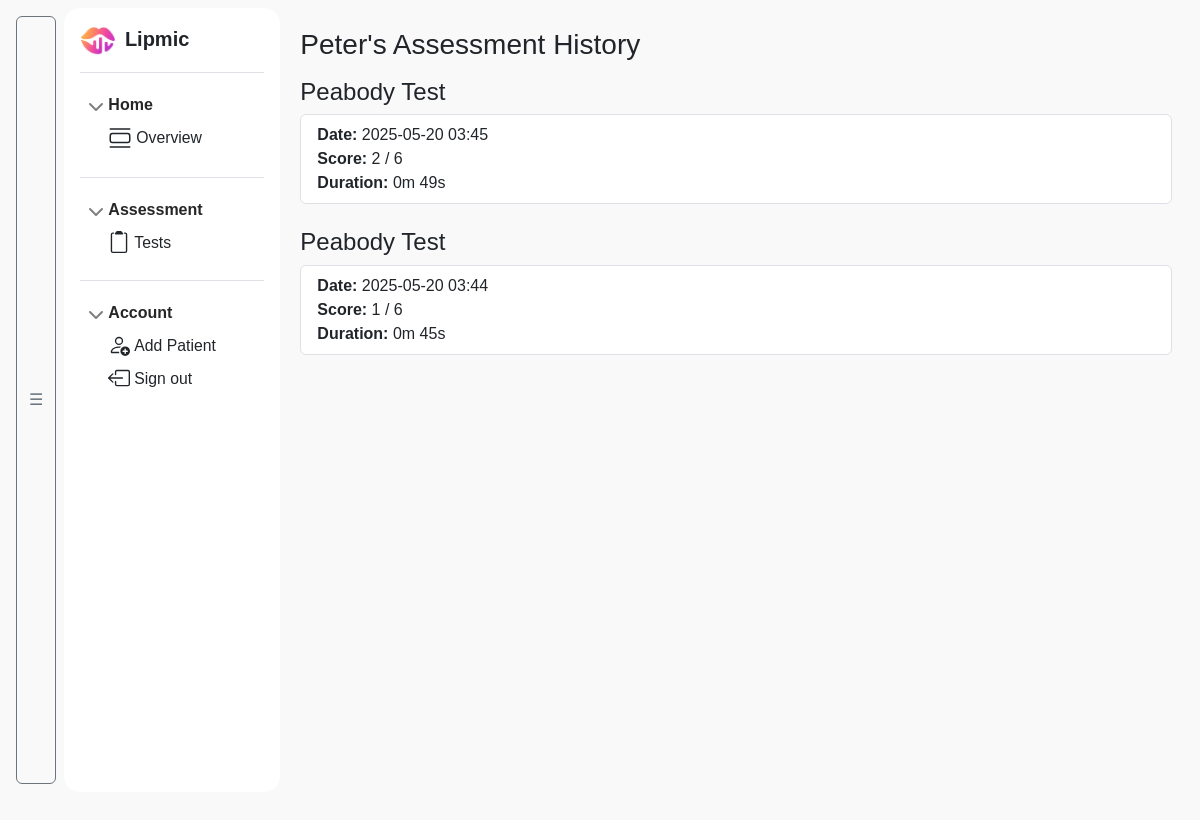
Page /console/patient/19 (signed in) on the committed database.
### board/models.py (models this page shows, shortened)
class Patient(db.Model):
    __tablename__ = 'patient'
    id = db.Column(db.Integer, primary_key=True)
    name = db.Column(db.String(100), nullable=False)
    age = db.Column(db.String(100), nullable=False)
    sex = db.Column(db.String(25), nullable=False)
    address = db.Column(db.String(100), nullable=False)
    dob = db.Column(db.String(100), nullable=False)
    religion = db.Column(db.String(100), nullable=False)
    diagnosis = db.Column(db.String(100), nullable=False)
    doe = db.Column(db.String(100), nullable=False)
    precautions = db.Column(db.String(100), nullable=False)
    current_medication = db.Column(db.String(100), nullable=False)
    emergency_person = db.Column(db.String(100), nullable=False)
    contact_no = db.Column(db.String(100), nullable=False)
    alt_contact_no = db.Column(db.String(100), nullable=False)
    grade_level = db.Column(db.String(100), nullable=False)
    father_name = db.Column(db.String(100), nullable=False)
    father_contact_no = db.Column(db.String(100), nullable=False)
    father_med_history = db.Column(db.String(100), nullable=False)
    mother_name = db.Column(db.String(100), nullable=False)
    mother_contact_no = db.Column(db.String(100), nullable=False)
    mother_med_history = db.Column(db.String(100), nullable=False)
    sibling = db.Column(db.String(100), nullable=False)
    sibling_med_history = db.Column(db.String(100), nullable=False)
    complication_preg = db.Column(db.String(100), nullable=False)
    med_taken = db.Column(db.String(100), nullable=False)
    duration_med_taken = db.Column(db.String(100), nullable=False)
    typeOfDelivery = db.Column(db.String(100), nullable=False)
    complication_deli = db.Column(db.String(100), nullable=False)
    birth_weight = db.Column(db.String(100), nullable=False)
    birth_problem = db.Column(db.String(100), nullable=False)
    medication = db.Column(db.String(100), nullable=False)
    immunization = db.Column(db.String(100), nullable=False)
    effects = db.Column(db.String(100), nullable=False)
    gms_0 = db.Column(db.String(100), nullable=False)
    gms_1 = db.Column(db.String(100), nullable=False)
    gms_2 = db.Column(db.String(100), nullable=False)
    gms_3 = db.Column(db.String(100), nullable=False)
    gms_4 = db.Column(db.String(100), nullable=False)
    gms_5 = db.Column(db.String(100), nullable=False)
    gms_6 = db.Column(db.String(100), nullable=False)
    gms_7 = db.Column(db.String(100), nullable=False)
    gms_8 = db.Column(db.String(100), nullable=False)
    gms_9 = db.Column(db.String(100), nullable=False)
    gms_10 = db.Column(db.String(100), nullable=False)
    fms_0 = db.Column(db.String(100), nullable=False)
    fms_1 = db.Column(db.String(100), nullable=False)
    fms_2 = db.Column(db.String(100), nullable=False)
    fms_3 = db.Column(db.String(100), nullable=False)
    fms_4 = db.Column(db.String(100), nullable=False)
    fms_5 = db.Column(db.String(100), nullable=False)
    fms_6 = db.Column(db.String(100), nullable=False)
    fms_7 = db.Column(db.String(100), nullable=False)
    fms_8 = db.Column(db.String(100), nullable=False)
    fms_9 = db.Column(db.String(100), nullable=False)
    adl_0 = db.Column(db.String(100), nullable=False)
    adl_1 = db.Column(db.String(100), nullable=False)
    adl_2 = db.Column(db.String(100), nullable=False)
    adl_3 = db.Column(db.String(100), nullable=False)
    adl_4 = db.Column(db.String(100), nullable=False)
    adl_5 = db.Column(db.String(100), nullable=False)
    adl_6 = db.Column(db.String(100), nullable=False)
    cog_0 = db.Column(db.String(100), nullable=False)
    cog_1 = db.Column(db.String(100), nullable=False)
    cog_2 = db.Column(db.String(100), nullable=False)
    cog_3 = db.Column(db.String(100), nullable=False)
    cog_4 = db.Column(db.String(100), nullable=False)
    cog_5 = db.Column(db.String(100), nullable=False)
    cog_6 = db.Column(db.String(100), nullable=False)
    omd_0 = db.Column(db.String(100), nullable=False)
    omd_1 = db.Column(db.String(100), nullable=False)
    omd_2 = db.Column(db.String(100), nullable=False)
    omd_3 = db.Column(db.String(100), nullable=False)
    omd_4 = db.Column(db.String(100), nullable=False)
    omd_5 = db.Column(db.String(100), nullable=False)
    omd_6 = db.Column(db.String(100), nullable=False)
    omd_7 = db.Column(db.String(100), nullable=False)
    omd_8 = db.Column(db.String(100), nullable=False)
    omd_9 = db.Column(db.String(100), nullable=False)
    slp_id = db.Column(db.Integer, db.ForeignKey('slp.id'), nullable=False)
    sessions = db.relationship('AssessmentResult', backref='patient', lazy=True)

class AssessmentResult(db.Model):
    __tablename__ = 'assessment_results'
    id = db.Column(db.Integer, primary_key=True)
    assessment_type = db.Column(db.String(50), nullable=False)  # e.g., 'peabody', 'naming'
    patient_id = db.Column(db.Integer, db.ForeignKey('patient.id'), nullable=False)
    date_taken = db.Column(db.DateTime, default=datetime.utcnow)
    answers = db.Column(db.JSON, nullable=False)  # { "prompt": ..., "predicted": ..., "correct": ... }
    score = db.Column(db.Integer, nullable=False)
    duration = db.Column(db.Integer, nullable=True)

### board/pages.py (the view)
@bp.route('/console/patient/<int:patient_id>')
@login_required
def patient_dashboard(patient_id):
    patient = Patient.query.get_or_404(patient_id)
    if patient.slp_id != current_user.id:
        abort(403)
    results = AssessmentResult.query.filter_by(patient_id=patient.id).order_by(AssessmentResult.date_taken.desc()).all()
    return render_template("pages/lipmic-console/patient_dashboard.html", patient=patient, results=results)

### board/__init__.py (called while the page is built)
def create_app():
    app = Flask(__name__)
    app.secret_key = os.getenv('FLASK_SECRET_KEY')
    app.config['SQLALCHEMY_DATABASE_URI'] = 'sqlite:///' + os.path.join(app.instance_path, 'app.db')
    app.config['SQLALCHEMY_TRACK_MODIFICATIONS'] = False
    db.init_app(app)
    migrate = Migrate(app, db)
    login_manager.init_app(app)
    from board.pages import bp
    app.register_blueprint(bp)
    @login_manager.user_loader
    def load_user(user_id):
        return SLP.query.get(int(user_id))
    login_manager.login_view = 'pages.login'  # redirect if not logged in
    return app

### board/templates/pages/lipmic-console/patient_dashboard.html (shortened to what this page needs)
{% extends 'base-console.html' %}
{% block content %}
<h3 class="mb-3">{{ patient.name }}'s Assessment History</h3>
  {% for result in results %}
    <h4>{{ result.assessment_type | capitalize }} Test</h4>
    <ul class="list-group mb-4">
      <li class="list-group-item">
        <strong>Date:</strong> {{ result.date_taken.strftime('%Y-%m-%d %H:%M') }}<br>
        <strong>Score:</strong> {{ result.score }} / {{ result.answers | length }}<br>
        <strong>Duration:</strong>
          {% if result.duration %}
            {{ (result.duration // 60) }}m {{ (result.duration % 60) }}s
          {% else %}
            N/A
          {% endif %}
      </li>
    </ul>
  {% else %}
    <p>No results found.</p>
  {% endfor %}
{% endblock %}

### board/static/css/body-console.css (style rules this page uses)
html, body { margin: 0; padding: 0; scroll-behavior: smooth; scroll-padding-top: 64px; overflow: hidden; height: -webkit-fill-available; }
body { font-family: 'Segoe UI', sans-serif; background-color: #f9f9f9; min-height: 100vh; min-height: -webkit-fill-available; }

### board/static/css/about.css (style rules this page uses)
body { font-family: 'Arial', sans-serif; }

### rows in the picture
Patient: name "Peter"
AssessmentResult: assessment_type "Peabody", date_taken "2025-05-20 03:45", score "2", answers|length "6", duration "0", (result.duration%60) "49"
AssessmentResult: assessment_type "Peabody", date_taken "2025-05-20 03:44", score "1", answers|length "6", duration "0", (result.duration%60) "45"
